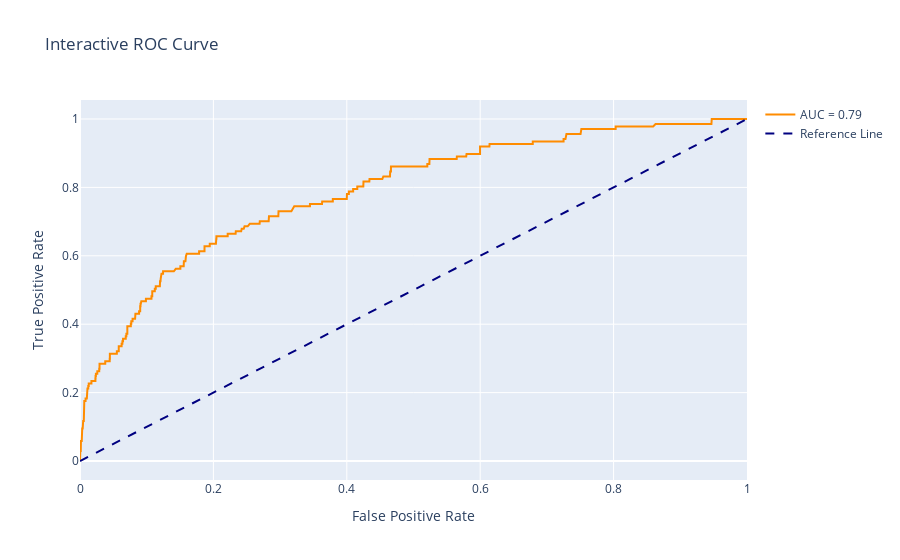

Source (notebook cell):
### Markdown cell above
Построение интерактивной ROC-кривой с использованием plotly

### Code cell
# Интерактивная ROC-кривая
trace = go.Scatter(x=fpr, y=tpr, mode='lines', name=f'AUC = {auc:.2f}',
                   line=dict(color='darkorange', width=2))
reference_line = go.Scatter(x=[0, 1], y=[0, 1], mode='lines', name='Reference Line',
                            line=dict(color='navy', width=2, dash='dash'))
fig = go.Figure(data=[trace, reference_line])
fig.update_layout(title='Interactive ROC Curve',
                  xaxis_title='False Positive Rate',
                  yaxis_title='True Positive Rate')
fig.show()

### Figure 1 — Plotly figure (JSON) as saved in the notebook; plotly's stock layout.template omitted (floating-point values rounded to 4 significant figures; data arrays with more than 128 entries replaced by an {"elided": "..."} marker saying what was removed)
{"data": [{"line": {"color": "darkorange", "width": 2}, "mode": "lines", "name": "AUC = 0.79", "type": "scatter", "x": {"elided": "1142 float values"}, "y": {"elided": "1142 float values"}}, {"line": {"color": "navy", "dash": "dash", "width": 2}, "mode": "lines", "name": "Reference Line", "type": "scatter", "x": [0, 1], "y": [0, 1]}], "layout": {"title": {"text": "Interactive ROC Curve"}, "xaxis": {"title": {"text": "False Positive Rate"}}, "yaxis": {"title": {"text": "True Positive Rate"}}}}
